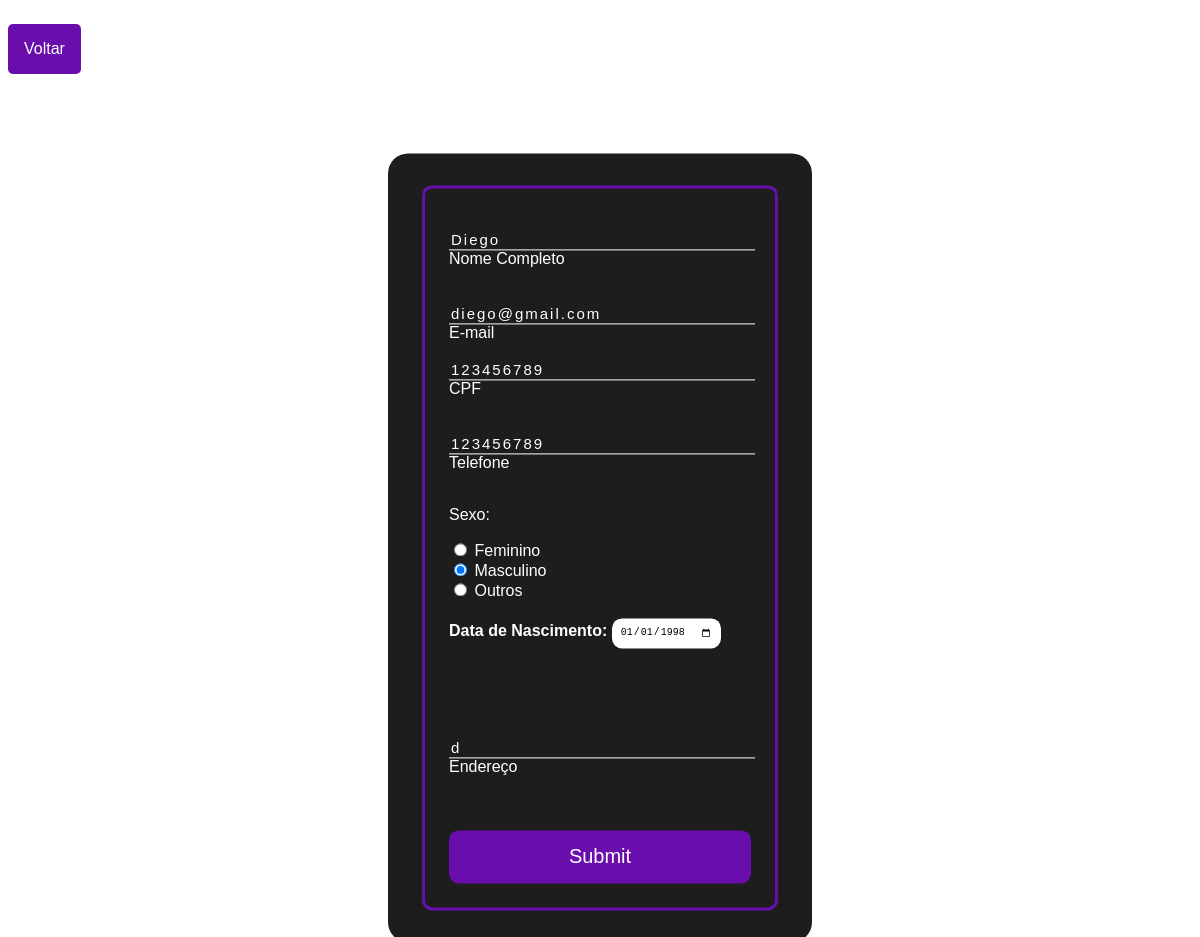
/editclientes.php?id=1, run on the app's committed database.
### tables this page shows
CREATE TABLE `clientes` (
  `id` int(11) NOT NULL AUTO_INCREMENT,
  `nome` varchar(45) NOT NULL,
  `email` varchar(110) NOT NULL,
  `telefone` varchar(15) NOT NULL,
  `cpf` varchar(45) NOT NULL,
  `sexo` varchar(15) NOT NULL,
  `data_nascimento` date NOT NULL,
  `endereco` varchar(120) NOT NULL,
  PRIMARY KEY (`id`)
);

### editclientes.php (the view, shortened to what this page needs)
<?php
if (!empty($_GET['id'])) {
    include_once('config.php');
    $id = $_GET['id'];
    $sqlSelect = "SELECT * FROM clientes where id=$id";
    $result = $conexao->query($sqlSelect);
    if ($result->num_rows > 0) {
        while ($user_data = mysqli_fetch_assoc($result)) {
            $nome = $user_data['nome'];
            $email = $user_data['email'];
            $cpf = $user_data['cpf'];
            $telefone = $user_data['telefone'];
            $sexo = $user_data['sexo'];
            $data_nascimento = $user_data['data_nascimento'];
            $endereco = $user_data['endereco'];
        }
    } else {
        header('Location: clientes.php');
    }
}
?>
<!DOCTYPE html>
<html lang="pt-br">
<head>
    <link rel="stylesheet" href="styleForm.css">
</head>
<body>
    <div class="buttonVoltar">
        <a href="Funcionarios.php" class="btnVoltar">Voltar</a>
    </div>
    <div class="box">
        <form action="saveEditclientes.php" method="POST">
            <fieldset>
                <br>
                <div class="inputBox">
                    <input type="text" name="nome" id="nome" class="inputUser" value="<?php echo $nome ?>" required>
                    <label for="nome" class="labelInput">Nome Completo</label>
                    <br>
                </div>
                <br><br>
                <div class="inputBox">
                    <input type="text" name="email" id="email" class="inputUser" value="<?php echo $email ?>" required>
                    <label for="email" class="labelInput">E-mail</label>
                    <br>
                </div>
                <br>
                <div class="inputBox">
                    <input type="text" name="cpf" id="cpf" class="inputUser" value="<?php echo $cpf ?>" required>
                    <label for="cpf" class="labelInput">CPF</label>
                    <br>
                    <br><br>
                    <div class="inputBox">
                        <input type="tel" name="telefone" id="telefone" class="inputUser" value="<?php echo $telefone ?>" required>
                        <label for="telefone" class="labelInput">Telefone</label>
                    </div>
                    <br>
                    <p>Sexo:</p>
                    <input type="radio" id="feminino" name="sexo" value="feminino" <?php echo ($sexo == 'feminino') ? 'checked' : '' ?> required>
                    <label for="feminino">Feminino</label>
                    <br>
                    <input type="radio" id="masculino" name="sexo" value="masculino" <?php echo ($sexo == 'masculino') ? 'checked' : '' ?> required>
                    <label for="masculino">Masculino</label>
                    <br>
                    <input type="radio" id="outros" name="sexo" value="outros" <?php echo ($sexo == 'outros') ? 'checked' : '' ?> required>
                    <label for="outros">Outros</label>
                    <br><br>
                    <label for="data_nascimento"><b>Data de Nascimento:</b></label>
                    <input type="date" name="data_nascimento" id="data_nascimento" value="<?php echo $data_nascimento ?>" required>
                    <br><br><br>
                    <br>
                    <br><br>
                    <div class="inputBox">
                        <input type="text" name="endereco" id="endereco" class="inputUser" value="<?php echo $endereco ?>" required>
                        <label for="endereco" class="labelInput">Endereço</label>
                    </div>
                    <br>
                    <br><br>
                    <input type="submit" name="update" id="update">
            </fieldset>
        </form>
    </div>
</body>
</html>

### styleForm.css (style rules this page uses)
:root { --primary-color: #fff; --second-color: #cdcdcd; --second: #9d9d9d; --tertiary-color: #6a0dad; --text-color: #1d1d1d; --black: #000; --test-color: #ff0000; }
body { font-family: Arial, Helvetica, sans-serif; background: var(--primary-color); }
.box { position: absolute; top: 50%; left: 50%; transform: translate(-50%, -40%); background: #1d1d1d; padding: 2rem; border-radius: 20px; width: 30%; color: var(--primary-color); display: grid; }
fieldset { border: 3px solid var(--tertiary-color); border-radius: 10px; padding: 1.5rem; }
.inputBox { position: relative; color: var(--primary-color); }
.inputUser { background: none; border: none; border-bottom: 1px solid white; outline: none; color: white; font-size: 15px; width: 100%; letter-spacing: 2px; }
.labelInput { align-items: center; top: 0px; left: 0px; pointer-events: none; transition: 0.5s; }
#data_nascimento { border: none; padding: 8px; border-radius: 10px; outline: none; font-size: 10px; }
#update { background: var(--tertiary-color); width: 100%; border: none; padding: 15px; color: white; font-size: 20px; cursor: pointer; border-radius: 10px; }
.buttonVoltar { background: var(--tertiary-color); padding: 1rem; font-size: 1rem; border-radius: 5px; cursor: pointer; margin-top: 1rem; display: inline-block; }
.buttonVoltar a { text-decoration: none; color: var(--primary-color); }

### data on the page
clientes: nome "Diego", email "diego@gmail.com", cpf "123456789", telefone "123456789", sexo "☐ Feminino", sexo "☑ Masculino", sexo "☐ Outros", data_nascimento "01/01/1998", endereco "d"
